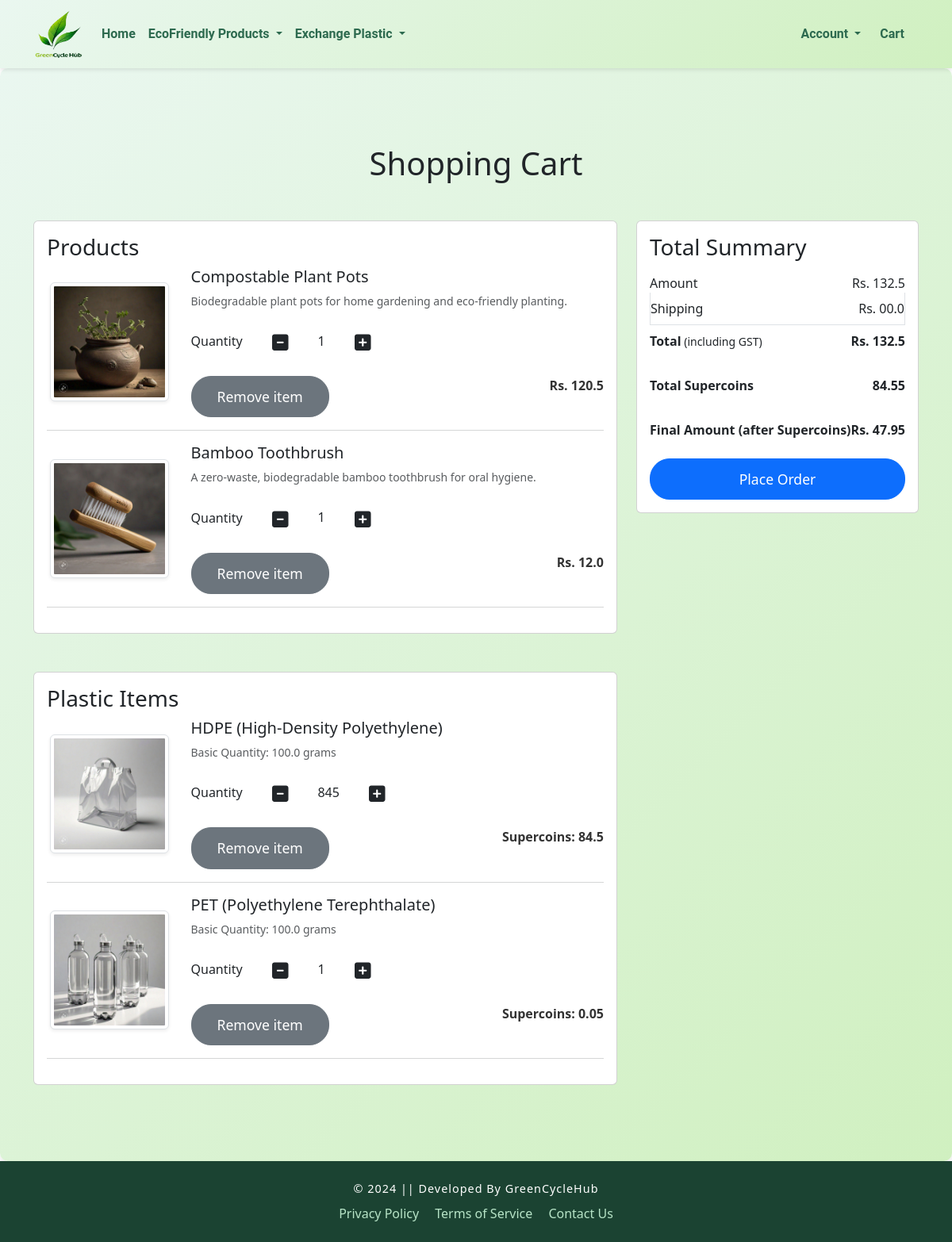
/cart/ (signed in), run on the app's committed database.
### app/models.py (models this page shows, shortened)
class Cart(models.Model):
    user = models.ForeignKey(User, on_delete=models.CASCADE)
    product = models.ForeignKey(Product, null=True, blank=True, on_delete=models.CASCADE)
    plastic_item = models.ForeignKey(PlasticItem, null=True, blank=True, on_delete=models.CASCADE)
    quantity = models.PositiveIntegerField(default=1)
    @property
    def total_cost(self):
        if self.product:
            print(f"Product found: {self.product.title}, Price: {self.product.discounted_price}, Quantity: {self.quantity}")
            return self.quantity * self.product.discounted_price
        elif self.plastic_item:
            print(f"Plastic Item found: {self.plastic_item.get_type_display}, Quantity: {self.quantity}")
            return 0  # Assuming no cost for plastic items
        return 0
    @property
    def total_supercoins(self):
        if self.plastic_item:
            supercoins_per_gram = self.plastic_item.supercoins_for_basic_quantity / self.plastic_item.basic_quantity
            print(f"Plastic Item Supercoins per gram: {supercoins_per_gram}, Quantity: {self.quantity}")
            return supercoins_per_gram * self.quantity
        return 0

class Product(models.Model):
    title = models.CharField(max_length=255)  # Adjusted max_length to a more reasonable value
    selling_price = models.FloatField()
    discounted_price = models.FloatField()  # Fixed the typo "discountered_price"
    description = models.TextField()
    composition = models.TextField(default='')
    prodapp = models.TextField(default='')
    category = models.CharField(choices=CATEGORY_CHOICES, max_length=20)  # Increased max_length to 20
    product_image = models.ImageField(upload_to='product')  # Fixed upload_to path for clarity

class PlasticItem(models.Model):
    type = models.CharField(choices=PLASTIC_TYPE_CHOICES, max_length=20)
    basic_quantity = models.FloatField(help_text="Basic quantity in kilograms or appropriate units")
    supercoins_for_basic_quantity = models.FloatField(help_text="Supercoins awarded for the basic quantity")
    plastic_image = models.ImageField(upload_to='plastic_items', blank=True, null=True)

### app/views.py (the view)
# urls.py: path('cart/', views.show_cart, name='cart'),
def show_cart(request):
    user = request.user
    cart_items = Cart.objects.filter(user=user)
    products = cart_items.filter(product__isnull=False)
    plastic_items = cart_items.filter(plastic_item__isnull=False)
    total_amount = sum(item.product.discounted_price * item.quantity for item in products)
    total_supercoins = sum(item.total_supercoins for item in plastic_items)
    final_amount = total_amount - total_supercoins
    context = {
        'products': products,
        'plastic_items': plastic_items,
        'total_amount': total_amount,
        'total_supercoins': total_supercoins,
        'final_amount': final_amount,  # Pass final_amount to the template
    }
    return render(request, 'app/addtocart.html', context)

### app/templates/app/addtocart.html (shortened to what this page needs)
{% extends 'app/base.html' %}
{% load static %}
{% block main-content %}
<div class="container my-5">
    <div class="row">
        {% if products or plastic_items %}
            <h1 class="text-center mb-5">Shopping Cart</h1>
            <div class="col-sm-8">
                {% if products %}
                    <div class="card mb-5">
                        <div class="card-body">
                            <h3>Products</h3>
                            {% for item in products %}
                                <div class="row mb-3">
                                    <div class="col-sm-3 text-center align-self-center">
                                        <img src="{{ item.product.product_image.url }}" alt="{{ item.product.title }}" class="img-fluid img-thumbnail shadow-sm" height="150" width="150">
                                    </div>
                                    <div class="col-sm-9">
                                        <h5>{{ item.product.title }}</h5>
                                        <p class="mb-2 text-muted small">{{ item.product.description }}</p>
                                        <div class="my-3">
                                            <label for="quantity">Quantity</label>
                                            <a class="minus-cart btn" data-id="{{ item.id }}"><i class="fas fa-minus-square fa-lg"></i></a>
                                            <span id="quantity">{{ item.quantity }}</span>
                                            <a class="plus-cart btn" data-id="{{ item.id }}"><i class="fas fa-plus-square fa-lg"></i></a>
                                        </div>
                                        <div class="d-flex justify-content-between">
                                            <a href="#" class="remove-cart btn btn-sm btn-secondary mr-3" data-id="{{ item.id }}">Remove item</a>
                                            <p class="mb-0"><strong>Rs. {{ item.total_cost }}</strong></p>
                                        </div>
                                    </div>
                                </div>
                                <hr class="text-muted">
                            {% endfor %}
                        </div>
                    </div>
                {% endif %}
                {% if plastic_items %}
                    <div class="card">
                        <div class="card-body">
                            <h3>Plastic Items</h3>
                            {% for item in plastic_items %}
                                <div class="row mb-3">
                                    <div class="col-sm-3 text-center align-self-center">
                                        <img src="{{ item.plastic_item.plastic_image.url }}" alt="{{ item.plastic_item.get_type_display }}" class="img-fluid img-thumbnail shadow-sm" height="150" width="150">
                                    </div>
                                    <div class="col-sm-9">
                                        <h5>{{ item.plastic_item.get_type_display }}</h5>
                                        <p class="mb-2 text-muted small">Basic Quantity: {{ item.plastic_item.basic_quantity }} grams</p>
                                        <div class="my-3">
                                            <label for="quantity">Quantity</label>
                                            <a class="minus-cart btn" data-id="{{ item.id }}"><i class="fas fa-minus-square fa-lg"></i></a>
                                            <span id="quantity">{{ item.quantity }}</span>
                                            <a class="plus-cart btn" data-id="{{ item.id }}"><i class="fas fa-plus-square fa-lg"></i></a>
                                        </div>
                                        <div class="d-flex justify-content-between">
                                            <a href="#" class="remove-cart btn btn-sm btn-secondary mr-3" data-id="{{ item.id }}">Remove item</a>
                                            <p class="mb-0"><strong>Supercoins: {{ item.total_supercoins }}</strong></p>
                                        </div>
                                    </div>
                                </div>
                                <hr class="text-muted">
                            {% endfor %}
                        </div>
                    </div>
                {% endif %}
            </div>
            <div class="col-sm-4">
                <div class="card">
                    <div class="card-body">
                        <h3>Total Summary</h3>
                        <ul class="list-group">
                            <li class="list-group-item d-flex justify-content-between align-items-center border-0 px-0 pb-0">
                                Amount <span id="total_amount">Rs. {{ total_amount }}</span>
                            </li>
                            <li class="list-group-item d-flex justify-content-between align-items-center px-0">
                                Shipping <span>Rs. 00.0</span>
                            </li>
                            <li class="list-group-item d-flex justify-content-between align-items-center border-0 px-0 mb-3">
                                <div>
                                    <strong>Total</strong><small> (including GST)</small>
                                </div>
                                <span id="total_amount"><strong>Rs. {{ total_amount }}</strong></span>
                            </li>
                            <li class="list-group-item d-flex justify-content-between align-items-center border-0 px-0 mb-3">
                                <div>
                                    <strong>Total Supercoins</strong>
                                </div>
                                <span id="total_supercoins"><strong>{{ total_supercoins }}</strong></span>
                            </li>
                            <li class="list-group-item d-flex justify-content-between align-items-center border-0 px-0 mb-3">
                                <div>
                                    <strong>Final Amount (after Supercoins)</strong>
                                </div>
                                <span id="final_amount"><strong>Rs. {{ final_amount }}</strong></span>
                            </li>
                        </ul>
                        <div class="d-grid">
                            <a href="{% url 'checkout' %}" class="btn btn-primary">Place Order</a>
                        </div>
                    </div>
                </div>
            </div>
        {% else %}
            <h1 class="text-center mb-5">Cart is Empty</h1>
        {% endif %}
    </div>
</div>
{% endblock main-content %}

### app/templates/app/base.html (shortened to what this page needs)
<!DOCTYPE html>
{% load static %}
<html lang="en">
<head>
    <link rel="stylesheet" href="{% static 'app/css/owl.carousel.min.css' %}">
    <link rel="stylesheet" href="{% static 'app/css/all.min.css' %}">
    <link rel="stylesheet" href="{% static 'app/css/style.css' %}">
    <link href="https://cdn.jsdelivr.net/npm/bootstrap@5.3.3/dist/css/bootstrap.min.css" rel="stylesheet">
</head>
<body>
    <nav class="navbar navbar-expand-lg sticky-top">
        <div class="container-fluid">
            <a class="navbar-brand" href="">
                <img src="{% static 'app/images/logo1.png' %}" width="70" height="70" alt="GreenCycleHub">
            </a>
            <div class="collapse navbar-collapse" id="navbarSupportedContent">
                <ul class="navbar-nav me-auto mb-2 mb-lg-0">
                    <li class="nav-item">
                        <a class="nav-link active" aria-current="page" href="/">Home</a>
                    </li>
                    {% if request.user.is_authenticated %}
                    <li class="nav-item dropdown">
                        <a class="nav-link dropdown-toggle" href="#" role="button" data-bs-toggle="dropdown" aria-expanded="false">
                            EcoFriendly Products
                        </a>
                    </li>
                    <li class="nav-item dropdown">
                        <a class="nav-link dropdown-toggle" href="#" role="button" data-bs-toggle="dropdown" aria-expanded="false">
                            Exchange Plastic
                        </a>
                    </li>
                </ul>
            </div>
            <ul class="navbar-nav mb-2 mb-lg-0">
                <li class="nav-item dropdown">
                    <a class="nav-link dropdown-toggle" href="#" id="profileDropdown" role="button" data-bs-toggle="dropdown" aria-expanded="false">
                        Account
                    </a>
                </li>
                <li class="nav-item mx-2">
                    <a href="{% url 'add_to_cart' %}" class="nav-link text-white">Cart </a>
                </li>
                {% endif %}
            </ul>
        </div>
    </nav>
    <div id="main-content">
        {% block main-content %}{% endblock main-content %}
    </div>
    <footer class="text-center">
        <div class="container">
            <p>© 2024 || Developed By GreenCycleHub</p>
            <a href="#" class="mx-2">Privacy Policy</a>
            <a href="#" class="mx-2">Terms of Service</a>
            <a href="#" class="mx-2">Contact Us</a>
        </div>
    </footer>
</body>
</html>

### app/templates/app/base.html (style rules this page uses)
.navbar { background: linear-gradient(135deg, #eaf7f0 0%, #d0f0c0 100%); padding: 0.5rem 2rem; box-shadow: 0 2px 5px rgba(0, 0, 0, 0.1); }
.navbar-nav .nav-link { color: #2d6a4f !important; transition: color 0.3s ease; font-weight: bold; font-family: 'Roboto', sans-serif; }
.navbar-brand img { transition: transform 0.3s ease; width: 60px; height: 60px; }
footer { background-color: #1b4332; color: #fff; padding: 1.5rem 0; }
footer p { margin-bottom: 0.5rem; font-size: 0.9rem; letter-spacing: 1px; }
footer a { color: #b7e4c7; text-decoration: none; transition: color 0.3s ease; }
#main-content { background: linear-gradient(135deg, #eaf7f0 0%, #d0f0c0 100%); padding: 3rem 1rem; border-radius: 10px; box-shadow: 0 4px 8px rgba(0, 0, 0, 0.1); }
#main-content p { color: #333; margin-bottom: 1.5rem; }
#main-content .btn { border-radius: 25px; padding: 0.75rem 2rem; font-size: 1.1rem; }

### data on the page
Cart: product.product_image (picture), product "Compostable Plant Pots", product.description "Biodegradable plant pots for home gardening and eco-friendly planting.", quantity "1", total_cost "120.5"
Cart: product.product_image (picture), product "Bamboo Toothbrush", product.description "A zero-waste, biodegradable bamboo toothbrush for oral hygiene.", quantity "1", total_cost "12.0"
Cart: plastic_item.plastic_image (picture), plastic_item.type "HDPE (High-Density Polyethylene)", plastic_item.basic_quantity "100.0", quantity "845", total_supercoins "84.5"
Cart: plastic_item.plastic_image (picture), plastic_item.type "PET (Polyethylene Terephthalate)", plastic_item.basic_quantity "100.0", quantity "1", total_supercoins "0.05"

### other printed values
{{ total_amount }} "132.5"
{{ total_supercoins }} "84.55"
{{ final_amount }} "47.95"
